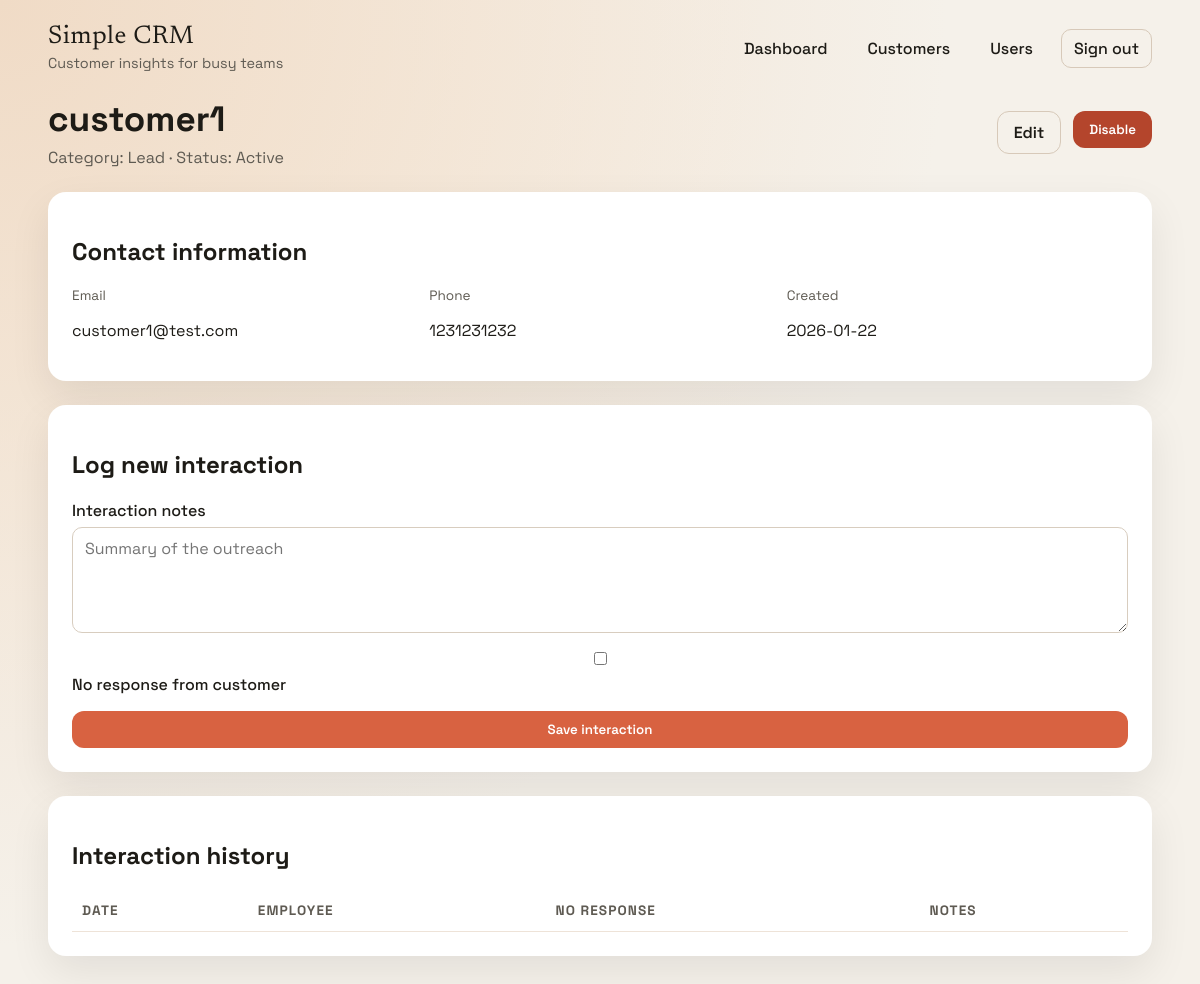
Page /customers/4 (signed in) on the earlier database version.
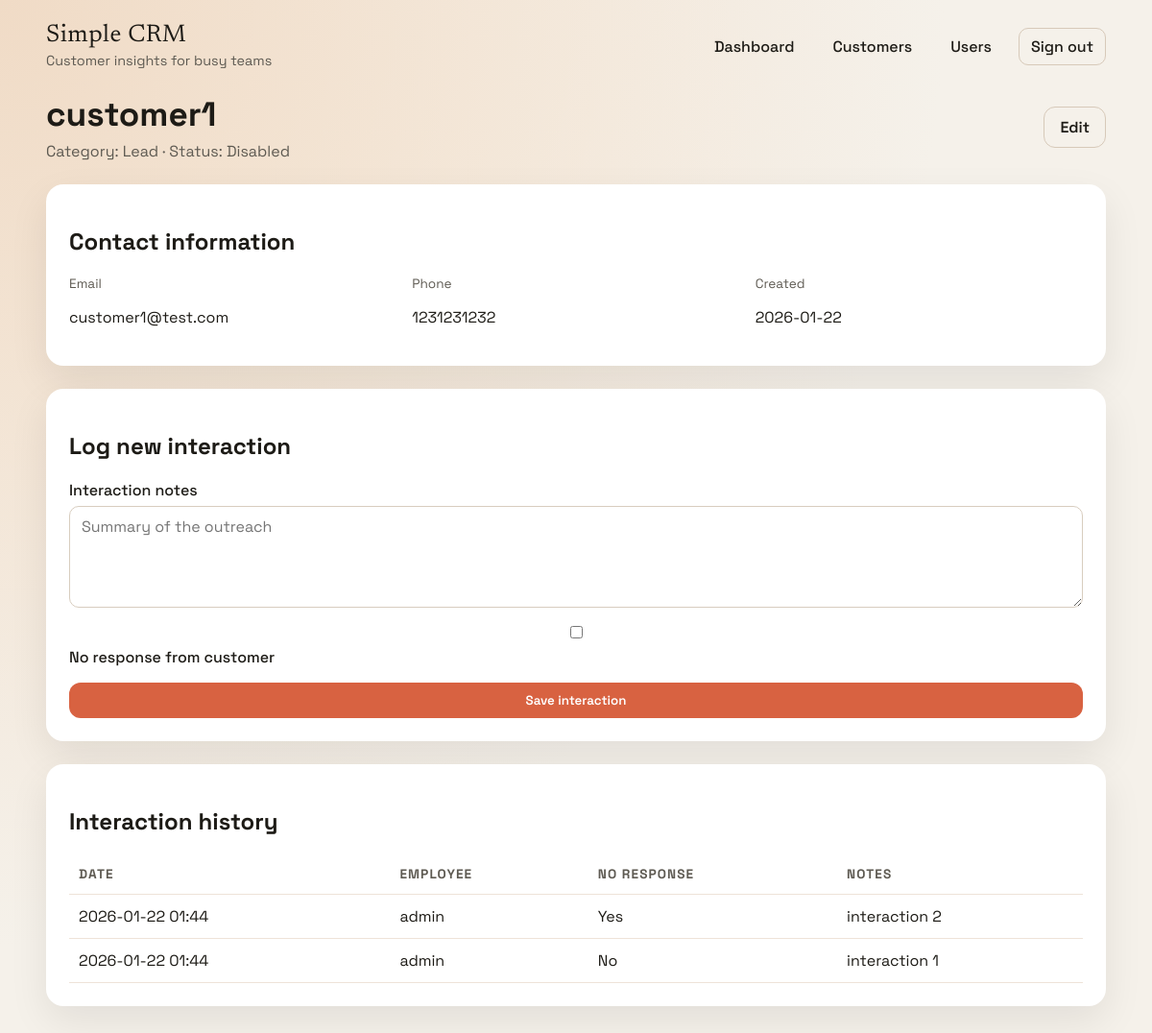
Same page on the later database version.
### app/models.py (models this page shows, shortened)
class Customer(db.Model):
    id = db.Column(db.Integer, primary_key=True)
    name = db.Column(db.String(150), nullable=False)
    email = db.Column(db.String(150))
    phone = db.Column(db.String(50))
    category = db.Column(db.String(20), nullable=False)
    active = db.Column(db.Boolean, default=True)
    created_at = db.Column(db.DateTime, default=datetime.utcnow)
    created_by_id = db.Column(db.Integer, db.ForeignKey("user.id"))
    created_by = db.relationship("User", back_populates="customers")
    interactions = db.relationship(
        "Interaction", back_populates="customer", cascade="all, delete-orphan"
    )

class Interaction(db.Model):
    id = db.Column(db.Integer, primary_key=True)
    customer_id = db.Column(db.Integer, db.ForeignKey("customer.id"), nullable=False)
    user_id = db.Column(db.Integer, db.ForeignKey("user.id"), nullable=False)
    contact_date = db.Column(db.DateTime, default=datetime.utcnow)
    notes = db.Column(db.Text)
    no_response = db.Column(db.Boolean, default=False)
    customer = db.relationship("Customer", back_populates="interactions")
    user = db.relationship("User", back_populates="interactions")

class User(UserMixin, db.Model):
    id = db.Column(db.Integer, primary_key=True)
    username = db.Column(db.String(80), unique=True, nullable=False)
    password_hash = db.Column(db.String(255), nullable=False)
    role = db.Column(db.String(20), nullable=False)
    active = db.Column(db.Boolean, default=True)
    created_at = db.Column(db.DateTime, default=datetime.utcnow)
    customers = db.relationship("Customer", back_populates="created_by")
    interactions = db.relationship("Interaction", back_populates="user")

### app/routes.py (the view)
@web_bp.route("/customers/<int:customer_id>")
@login_required
def customer_detail(customer_id):
    customer = Customer.query.get_or_404(customer_id)
    _ensure_customer_access(customer)
    interactions = (
        Interaction.query.filter_by(customer_id=customer.id)
        .order_by(Interaction.contact_date.desc())
        .all()
    )
    return render_template(
        "customer_detail.html",
        customer=customer,
        interactions=interactions,
    )

### app/__init__.py (called while the page is built)
@login_manager.user_loader
def load_user(user_id):
    from .models import User
    return User.query.get(int(user_id))

### app/utils.py (called while the page is built)
def _ensure_customer_access(customer):
    if current_user.role == ROLE_EMPLOYEE and customer.created_by_id != current_user.id:
        abort(403)

### app/templates/customer_detail.html
{% extends 'base.html' %}
{% block content %}
<section class="page-header">
  <div>
    <h1>{{ customer.name }}</h1>
    <p class="muted">Category: {{ customer.category }} · Status: {% if customer.active %}Active{% else %}Disabled{% endif %}</p>
  </div>
  <div class="actions">
    <a class="ghost" href="{{ url_for('web.customer_edit', customer_id=customer.id) }}">Edit</a>
    {% if customer.active %}
      <form method="post" action="{{ url_for('api.customer_disable', customer_id=customer.id) }}">
        <button class="danger" type="submit">Disable</button>
      </form>
    {% endif %}
  </div>
</section>
<section class="panel">
  <h2>Contact information</h2>
  <div class="info-grid">
    <div>
      <span class="label">Email</span>
      <p>{{ customer.email or '-' }}</p>
    </div>
    <div>
      <span class="label">Phone</span>
      <p>{{ customer.phone or '-' }}</p>
    </div>
    <div>
      <span class="label">Created</span>
      <p>{{ customer.created_at.strftime('%Y-%m-%d') }}</p>
    </div>
  </div>
</section>
<section class="panel">
  <h2>Log new interaction</h2>
  <form class="form-grid" method="post" action="{{ url_for('api.interaction_new', customer_id=customer.id) }}">
    <label>
      <span>Interaction notes</span>
      <textarea name="notes" rows="4" placeholder="Summary of the outreach"></textarea>
    </label>
    <label class="checkbox">
      <input type="checkbox" name="no_response">
      <span>No response from customer</span>
    </label>
    <button class="primary" type="submit">Save interaction</button>
  </form>
</section>
<section class="panel">
  <h2>Interaction history</h2>
  <div class="table-wrap">
    <table class="table">
      <thead>
        <tr>
          <th scope="col">Date</th>
          <th scope="col">Employee</th>
          <th scope="col">No response</th>
          <th scope="col">Notes</th>
        </tr>
      </thead>
      <tbody>
        {% for interaction in interactions %}
          <tr>
            <td>{{ interaction.contact_date.strftime('%Y-%m-%d %H:%M') }}</td>
            <td>{{ interaction.user.username }}</td>
            <td>{{ 'Yes' if interaction.no_response else 'No' }}</td>
            <td>{{ interaction.notes or '-' }}</td>
          </tr>
        {% endfor %}
      </tbody>
    </table>
  </div>
</section>
{% endblock %}

### app/templates/base.html (shortened to what this page needs)
<!doctype html>
<html lang="en">
<head>
  <link rel="stylesheet" href="{{ url_for('static', filename='app.css') }}">
</head>
<body>
  <header class="site-header">
    <div class="brand">
      <span class="logo">Simple CRM</span>
      <span class="tag">Customer insights for busy teams</span>
    </div>
    {% if current_user.is_authenticated %}
      <nav class="nav" aria-label="Primary">
        <a href="{{ url_for('web.index') }}">Dashboard</a>
        <a href="{{ url_for('web.customers') }}">Customers</a>
        {% if current_user.role == 'admin' %}
          <a href="{{ url_for('web.admin_users') }}">Users</a>
        {% endif %}
        <a href="{{ url_for('web.logout') }}" class="ghost">Sign out</a>
      </nav>
    {% endif %}
  </header>
  <main id="main" class="main">
    {% block content %}{% endblock %}
  </main>
</body>
</html>

### app/static/app.css (style rules this page uses)
:root { --bg: #f5f1ea; --surface: #ffffff; --ink: #1d1b16; --muted: #5e5a52; --accent: #d86241; --accent-dark: #b0472a; --accent-soft: #f7d4c4; --shadow: 0 16px 40px rgba(0, 0, 0, 0.08); --radius: 18px; }
* { box-sizing: border-box; }
body { margin: 0; font-family: "Space Grotesk", "Trebuchet MS", sans-serif; color: var(--ink); background: radial-gradient(circle at top left, #f0dbc6, transparent 60%), radial-gradient(circle at 20% 20%, #f8f1e6, transparent 45%), var(--bg); min-height: 100vh; }
.site-header { display: flex; align-items: center; justify-content: space-between; padding: 24px clamp(16px, 4vw, 56px); gap: 24px; }
.brand { display: flex; flex-direction: column; gap: 4px; }
.logo { font-family: "Newsreader", "Georgia", serif; font-size: 1.6rem; letter-spacing: 0.5px; }
.tag { color: var(--muted); font-size: 0.9rem; }
.nav { display: flex; align-items: center; gap: 16px; }
.nav a { color: var(--ink); text-decoration: none; font-weight: 500; padding: 8px 12px; border-radius: 10px; background: transparent; }
.nav .ghost { border: 1px solid #d7c9b9; }
.main { padding: 0 clamp(16px, 4vw, 56px) 48px; }
.page-header { display: flex; align-items: center; justify-content: space-between; flex-wrap: wrap; gap: 16px; margin-bottom: 24px; }
.page-header h1 { margin: 0 0 6px; font-size: clamp(1.6rem, 3vw, 2.2rem); }
.muted { color: var(--muted); margin: 0; }
.form-grid { display: grid; gap: 16px; margin-top: 16px; }
.form-grid label, .filter-bar label { display: grid; gap: 6px; font-weight: 500; }
input, select, textarea { padding: 10px 12px; border-radius: 10px; border: 1px solid #d8cdbf; font-family: inherit; font-size: 1rem; }
textarea { resize: vertical; }
.checkbox { display: flex; align-items: center; gap: 10px; font-weight: 500; }
button, .primary, .ghost, .danger { font-family: inherit; border: none; cursor: pointer; padding: 10px 16px; border-radius: 12px; text-decoration: none; font-weight: 600; }
.primary { background: var(--accent); color: #fff; }
.ghost { background: transparent; color: var(--ink); border: 1px solid #d7c9b9; }
.panel { background: var(--surface); padding: 24px; border-radius: var(--radius); margin-bottom: 24px; box-shadow: var(--shadow); }
.table-wrap { overflow-x: auto; }
.table { width: 100%; border-collapse: collapse; }
.table th, .table td { text-align: left; padding: 12px 10px; border-bottom: 1px solid #eee3d8; }
.table th { font-size: 0.85rem; text-transform: uppercase; letter-spacing: 0.08em; color: var(--muted); }
.actions { display: flex; gap: 12px; flex-wrap: wrap; }
.info-grid { display: grid; gap: 16px; grid-template-columns: repeat(auto-fit, minmax(180px, 1fr)); }
.label { display: block; font-size: 0.85rem; color: var(--muted); }

Differences in the rows shown:
changed Customer "customer1": active True → False (drawn)
added Interaction: contact_date "2026-01-22 01:44", user.username "admin", no_response "Yes", notes "interaction 2"
added Interaction: contact_date "2026-01-22 01:44", user.username "admin", no_response "No", notes "interaction 1"
Other differences:
text no longer shown: "Active Disable"
text now shown: "Disabled"
